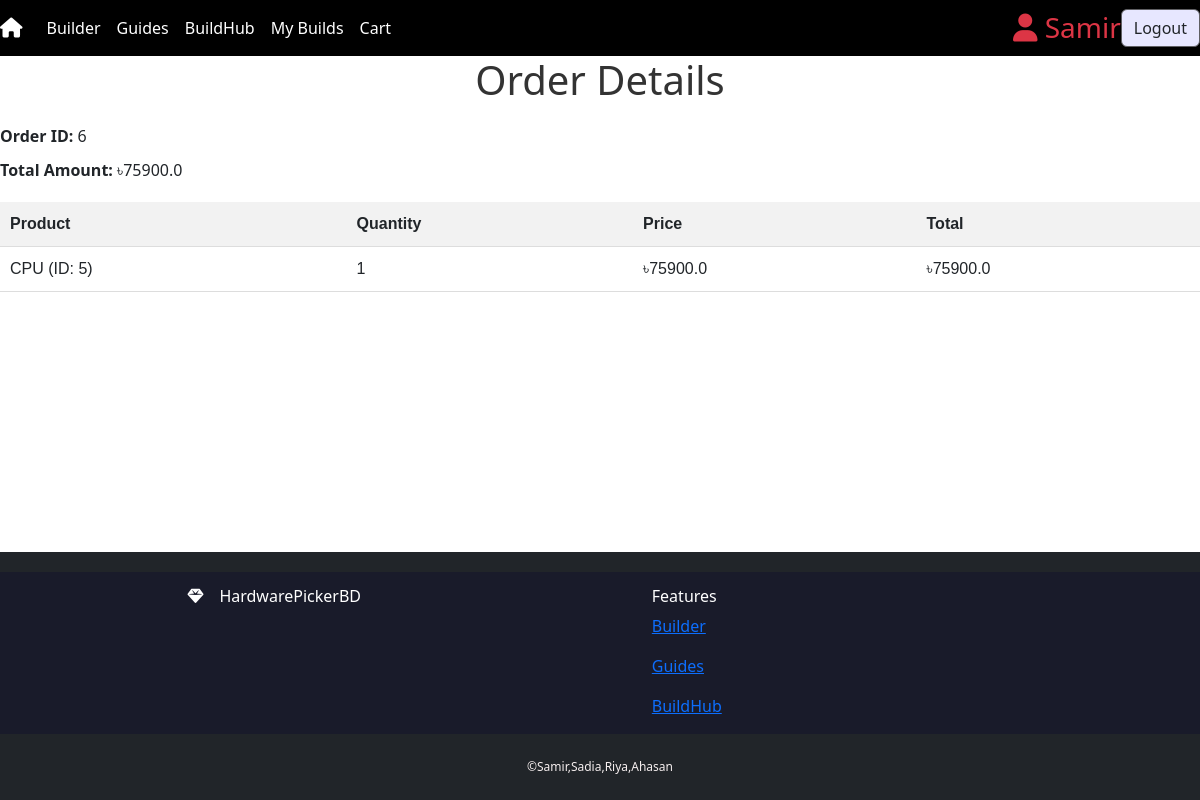
The app's page /products/order/6/ (signed in) with its own data.
### products/models.py (models this page shows, shortened)
class Order(models.Model):
    user = models.ForeignKey(User, on_delete=models.CASCADE, related_name="orders")
    created_at = models.DateTimeField(auto_now_add=True)
    total_amount = models.FloatField()
    status = models.CharField(max_length=50, default="Pending")  # e.g., Pending, Completed, Cancelled

class OrderItem(models.Model):
    order = models.ForeignKey(Order, on_delete=models.CASCADE, related_name="items")
    product_type = models.CharField(max_length=50)
    product_id = models.PositiveIntegerField()
    quantity = models.PositiveIntegerField()
    price = models.FloatField()
    @property
    def total_price(self):
        return self.quantity * self.price

### products/views.py (the view)
# urls.py: path("order/<int:order_id>/", views.order_details, name="order_details"),
@login_required
def order_details(request, order_id):
    order = get_object_or_404(Order, id=order_id, user=request.user)
    return render(request, "order_details.html", {"order": order})

### templates/order_details.html
{% extends 'base.html' %}
{% block content %}
<h1 style="text-align: center; color: #333; margin-bottom: 20px;">Order Details</h1>
<p style="font-size: 16px; margin-bottom: 10px;"><strong>Order ID:</strong> {{ order.id }}</p>
<p style="font-size: 16px; margin-bottom: 20px;"><strong>Total Amount:</strong> ৳{{ order.total_amount }}</p>
<table style="width: 100%; border-collapse: collapse; font-family: Arial, sans-serif;">
    <tr style="background-color: #f2f2f2; border-bottom: 1px solid #ddd;">
        <th style="padding: 10px; text-align: left;">Product</th>
        <th style="padding: 10px; text-align: left;">Quantity</th>
        <th style="padding: 10px; text-align: left;">Price</th>
        <th style="padding: 10px; text-align: left;">Total</th>
    </tr>
    {% for item in order.items.all %}
    <tr style="border-bottom: 1px solid #ddd;">
        <td style="padding: 10px;">{{ item.product_type }} (ID: {{ item.product_id }})</td>
        <td style="padding: 10px;">{{ item.quantity }}</td>
        <td style="padding: 10px;">৳{{ item.price }}</td>
        <td style="padding: 10px;">৳{{ item.total_price }}</td>
    </tr>
    {% endfor %}
</table>
{% endblock %}

### templates/components/header.html (shortened to what this page needs)
{% load static %}
<section>
    <div>
        <nav class="navbar navbar-expand-lg navbar-light bg-light">
            <a class="navbar-brand" href="{% url 'home' %}">
                <i class="fa-solid fa-house" style="color: #ffffff;"></i>
            </a>
            <div class="collapse navbar-collapse" id="navbarNavDropdown">
                <ul class="navbar-nav">
                    <li class="nav-item active">
                        <a class="nav-link" href="{% url 'cpu' %}">Builder <span class="sr-only">(current)</span></a>
                    </li>
                    <li class="nav-item">
                        <a class="nav-link" href="{% url 'guide_list' %}">Guides</a>
                    </li>
                    <li class="nav-item">
                        <a class="nav-link" href='{% url "blog" %}'>BuildHub</a>
                    </li>
                    <li class="nav-item">
                        <a class="nav-link" href='{% url "order_list" %}'>My Builds</a>
                    </li>
                    <li class="nav-item">
                        <a class="nav-link" href='{% url "cart_view" %}'>Cart</a>
                    </li>
                </ul>
            </div>
            {% if user.is_authenticated %}
                <div class="d-flex align-items-center">
                    <h3 class="m-0 text-danger"><i class="fa-solid fa-user"></i> {{ user }}  </h3>
                    <a href="{% url 'logout' %}" class="btn nav-item1" style="background-color: #e7e7ff; border-color: #5f5f63;"> Logout </a>
                </div>
            {% else %}
                <div class="d-flex align-items-center">
                    <a href="{% url 'register' %}" class="btn nav-item1" style="background-color: #e7e7ff; border-color: #5f5f63;">Register User</a>
                    <a href="{% url 'login' %}" class="btn nav-item1" style="background-color: #e7e7ff; border-color: #5f5f63;">Login</a>
                </div>
            {% endif %}
        </nav>
    </div>
</section>

### static/css/style.css (style rules this page uses)
* { margin: 0; padding: 0; }
.navbar { background-color: #000 !important; }
.nav-item a { color: #fff !important; }

### records on screen
Order: id "6", total_amount "75900.0"
OrderItem: product_type "CPU", product_id "5", quantity "1", price "75900.0", total_price "75900.0"

### other values on screen
{{ user }} "Samir"
